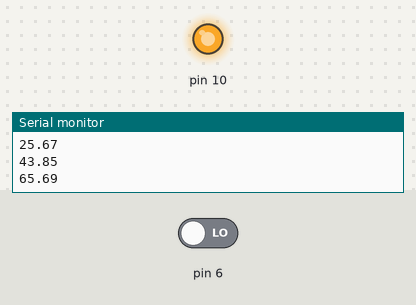
A sketch run on a simulated Arduino Uno, built with avr-gcc and run on an emulated ATmega328P. Shown: output pins drawn as LEDs (lit = HIGH), the last lines printed to the serial monitor. The test bench sets the inputs (shaded band); at power-on: pin 6 LOW.

Above: at 1.2 s.
1.3 s: pin 6 driven HIGH
At 2.5 s:
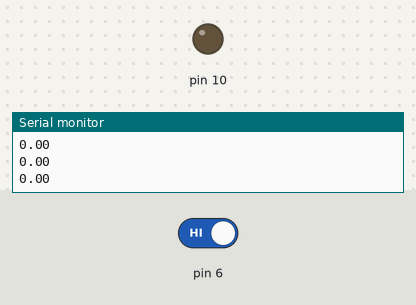
2.8 s: pin 6 driven LOW
At 3.56 s:
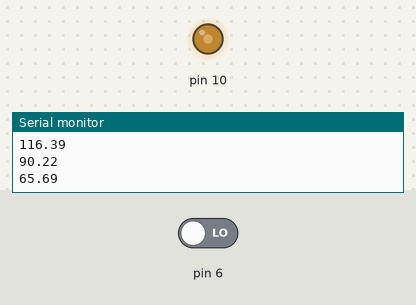
At 5.09 s:
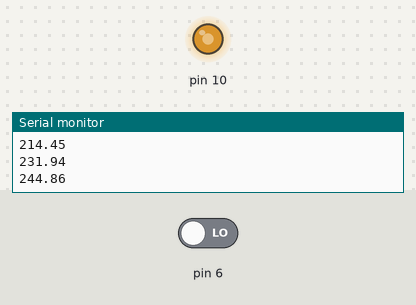
Timing chart, 0 to 11.8 s (numbered marks = the images above; inputs shaded):
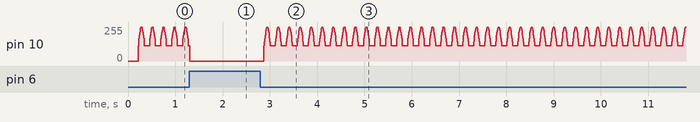

Measured:
- after the input at 2.8 s, pin 10: 0/255 → 116/255 after 0.08 s, then repeats every 0.23 s: 143/255 0.01 s, 169/255 0.01 s, 193/255 0.01 s, 214/255 0.01 s, 231/255 0.01 s, 244/255 0.01 s, 252/255 0.01 s, 255/255 0.01 s, 252/255 0.01 s, 244/255 0.01 s, 231/255 0.01 s, 214/255 0.01 s, 193/255 0.01 s, 169/255 0.01 s, 143/255 0.01 s, 116/255 0.11 s

The sketch:

led_emergency.ino
```cpp
/*
  Sine fade
  Takes a linear input from an analog sensor
  and produces a sinusoidal fade curve

  created 30 Jan 2019
  by Tom Igoe and lighting & interactivity 2019 class
*/

int intensity = 255;
int change = 17;
void setup() {
    pinMode(6, INPUT);
  Serial.begin(9600);
}

void loop() {
  if (intensity <= 0 || intensity >= 255) {
    change = -change;
  }

  intensity = intensity +  change;


  float result = sineFade(intensity, 0, 255);
  if (digitalRead(6) == HIGH) {
    result = 0;
  }

  analogWrite(10, result);
  delay(5);
  Serial.println(result);
}

float sineFade(int inValue, int minValue, int maxValue) {
  float angle = map(inValue, minValue, maxValue, 0, 179);
  float result = (sin((angle * PI / 180) + PI / 2) + 1) * 127.5;
  return result;
}
```
